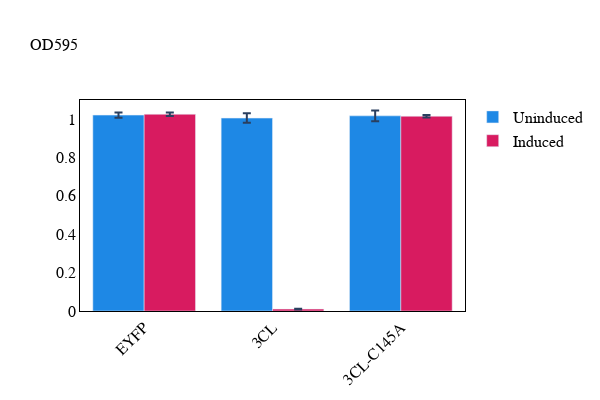

Source (notebook cell):
### Code cell
fig = go.Figure()
no_drug = end_data.drop([6, 7])
no_drug = no_drug.drop('Avg', axis = 1)
no_drug = no_drug.set_index('Condition')
no_drug_summary = pd.DataFrame(no_drug.std(axis = 1), columns = ['std'])
no_drug_summary['mean'] = no_drug.mean(axis = 1)
no_drug_summary['variant'] = ['EYFP', '3CL', '3CL-C145A','EYFP', '3CL', '3CL-C145A']
no_drug_summary['media'] = ['glu','glu','glu','gal','gal','gal']
no_drug_gal = no_drug_summary[no_drug_summary['media']=='gal']
no_drug_glu = no_drug_summary[no_drug_summary['media']=='glu']

fig.add_trace(go.Bar(name = 'Uninduced', x = no_drug_glu['variant'], y =no_drug_glu['mean'],
                     marker_color = '#1E88E5',
                    error_y=dict(
            type='data', # value of error bar given in data coordinates
            array=no_drug_glu['std'],
            visible=True)))

fig.add_trace(go.Bar(name = 'Induced', x = no_drug_gal['variant'], y =no_drug_gal['mean'],
                     marker_color = '#D81B60',
                    error_y=dict(
            type='data', # value of error bar given in data coordinates
            array=no_drug_gal['std'],
            visible=True)))

fig.update_xaxes(showline=True, linewidth=1, linecolor='black', mirror=True,
                showgrid=False, tickangle=-45)
fig.update_yaxes(showline=True, linewidth=1, linecolor='black', mirror=True,
                showgrid=False)
fig.update_layout(
    title={
        'text': "OD595"},
    titlefont = {'size':16},
    paper_bgcolor='rgba(255,255,255,100)',
    plot_bgcolor='rgba(255,255,255,100)',
    font=dict(family="Arial",
                    size=16,
                    color="#020202"
                    ),
    height=400,
    width = 600,
    )
fig.update_layout(barmode='group')
fig.show()
fig.write_image(fig_folder+"Fig1A_bar.pdf")

### Figure 1 — Plotly figure (JSON) as saved in the notebook; plotly's stock layout.template omitted (floating-point values rounded to 4 significant figures)
{"data": [{"error_y": {"array": [0.01427, 0.02472, 0.02762], "type": "data", "visible": true}, "marker": {"color": "#1E88E5"}, "name": "Uninduced", "type": "bar", "x": ["EYFP", "3CL", "3CL-C145A"], "y": [1.02, 1.005, 1.016]}, {"error_y": {"array": [0.009486, 0.002426, 0.005962], "type": "data", "visible": true}, "marker": {"color": "#D81B60"}, "name": "Induced", "type": "bar", "x": ["EYFP", "3CL", "3CL-C145A"], "y": [1.024, 0.009775, 1.014]}], "layout": {"barmode": "group", "font": {"color": "#020202", "family": "Arial", "size": 16}, "height": 400, "paper_bgcolor": "rgba(255,255,255,100)", "plot_bgcolor": "rgba(255,255,255,100)", "title": {"font": {"size": 16}, "text": "OD595"}, "width": 600, "xaxis": {"linecolor": "black", "linewidth": 1, "mirror": true, "showgrid": false, "showline": true, "tickangle": -45}, "yaxis": {"linecolor": "black", "linewidth": 1, "mirror": true, "showgrid": false, "showline": true}}}
